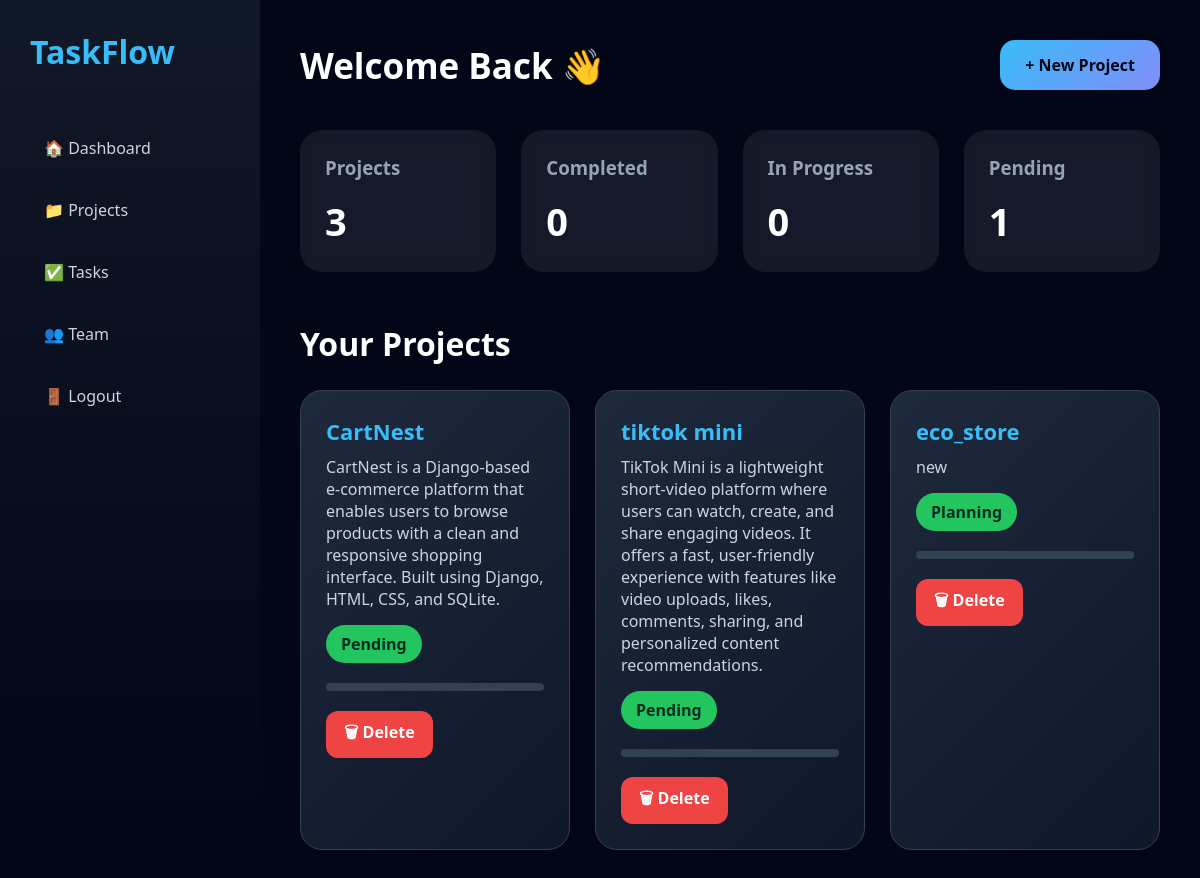
The app's page /dashboard/ (signed in) with its own data.
### project/models.py (models this page shows, shortened)
class Project(models.Model):
    STATUS_CHOICES = [
        ("Planning", "Planning"),
        ("In Progress", "In Progress"),
        ("Completed", "Completed"),
    ]
    name = models.CharField(max_length=200)
    description = models.TextField(
        blank=True,
        null=True
    )
    status = models.CharField(
        max_length=50,
        choices=STATUS_CHOICES,
        default="Planning"
    )
    progress = models.IntegerField(
        default=0
    )
    color = models.CharField(
        max_length=20,
        default="#6366f1"
    )
    created_by = models.ForeignKey(
        User,
        on_delete=models.CASCADE,
        null=True,
        blank=True
    )
    created_at = models.DateTimeField(
        auto_now_add=True
    )

### project/views.py (the view)
@login_required
def dashboard(request):
    projects = Project.objects.filter(
        created_by=request.user
    )
    context = {
        "projects": projects,
        "total_projects": projects.count(),
        "completed_projects": projects.filter(
            status="Completed"
        ).count(),
        "progress_projects": projects.filter(
            status="Progress"
        ).count(),
        "pending_projects": projects.filter(
            status="Planning"
        ).count(),
    }
    return render(
        request,
        "dashboard.html",
        context
    )

### taskflow/templates/dashboard.html (shortened to what this page needs)
<!DOCTYPE html>
<html lang="en">
<head>
</head>
<body>
<div class="sidebar">
<div class="logo">
TaskFlow
</div>
<div class="menu">
<a href="#">
🏠 Dashboard
</a>
<a href="#">
📁 Projects
</a>
<a href="#">
✅ Tasks
</a>
<a href="#">
👥 Team
</a>
<a href="{% url 'logout' %}">
🚪 Logout
</a>
</div>
</div>
<div class="main">
<div class="header">
<h1>
Welcome Back 👋
</h1>
<a href="{% url 'create_project' %}" class="create-btn">
+ New Project
</a>
</div>
<div class="stats">
<div class="card">
<h3>
Projects
</h3>
<h2>
{{total_projects}}
</h2>
</div>
<div class="card">
<h3>
Completed
</h3>
<h2>
{{completed_projects}}
</h2>
</div>
<div class="card">
<h3>
In Progress
</h3>
<h2>
{{progress_projects}}
</h2>
</div>
<div class="card">
<h3>
Pending
</h3>
<h2>
{{pending_projects}}
</h2>
</div>
</div>
<div class="projects">
<h1>
Your Projects
</h1>
<div class="project-grid">
{% for project in projects %}
<div class="project">
<h3>
{{project.name}}
</h3>
<p>
{{project.description}}
</p>
<span class="status">
{{project.status}}
</span>
<div class="progress">
</div>
<div class="actions">
<a
href="{% url 'delete_project' project.id %}"
class="delete-btn"
onclick="return confirm('Delete this project?');">
🗑 Delete
</a>
</div>
</div>
{% endfor %}
</div>
</div>
</div>
</body>
</html>

### taskflow/templates/dashboard.html (style rules this page uses)
* { margin:0; padding:0; box-sizing:border-box; font-family:'Segoe UI',sans-serif; }
body { background:#020617; color:white; }
.sidebar { position:fixed; width:260px; height:100vh; background: linear-gradient( 180deg, #111827, #020617 ); padding:30px; }
.logo { font-size:32px; font-weight:900; color:#38bdf8; margin-bottom:50px; }
.menu a { display:block; padding:14px; margin-bottom:12px; color:#cbd5e1; text-decoration:none; border-radius:12px; transition:.3s; }
.main { margin-left:260px; padding:40px; }
.header { display:flex; justify-content:space-between; align-items:center; }
.header h1 { font-size:35px; }
.create-btn { background: linear-gradient( 135deg, #38bdf8, #818cf8 ); padding:14px 25px; border-radius:15px; color:#020617; text-decoration:none; font-weight:700; }
.stats { display:grid; grid-template-columns:repeat(4,1fr); gap:25px; margin-top:40px; }
.card { padding:25px; border-radius:22px; background: rgba(255,255,255,0.08); backdrop-filter:blur(10px); }
.card h3 { color:#94a3b8; }
.card h2 { margin-top:15px; font-size:38px; }
.projects { margin-top:50px; }
.project-grid { display:grid; grid-template-columns:repeat(3,1fr); gap:25px; margin-top:25px; }
.project { padding:25px; border-radius:22px; background: linear-gradient( 135deg, #1e293b, #0f172a ); border:1px solid #334155; transition:.3s; }
.project h3 { color:#38bdf8; font-size:22px; }
.project p { margin-top:10px; color:#cbd5e1; }
.status { display:inline-block; margin-top:15px; padding:8px 15px; border-radius:20px; background:#22c55e; color:#022c22; font-weight:bold; }
.progress { height:8px; background:#334155; border-radius:20px; margin-top:20px; }
.actions { display:flex; gap:10px; margin-top:20px; }
.delete-btn { background:#ef4444; color:white; padding:10px 18px; border-radius:12px; text-decoration:none; font-weight:700; }

### records on screen
Project: name "CartNest", description "CartNest is a Django-based e-commerce platform that enables users to browse products with a clean and responsive shopping interface. Built using Django, HTML, CSS, and SQLite.", status "Pending"
Project: name "tiktok mini", description "TikTok Mini is a lightweight short-video platform where users can watch, create, and share engaging videos. It offers a fast, user-friendly experience with features like video uploads, likes, comments, sharing, and personalized content recommendations.", status "Pending"
Project: name "eco_store", description "new", status "Planning"

### other values on screen
{{ total_projects }} "3"
{{ completed_projects }} "0"
{{ progress_projects }} "0"
{{ pending_projects }} "1"
